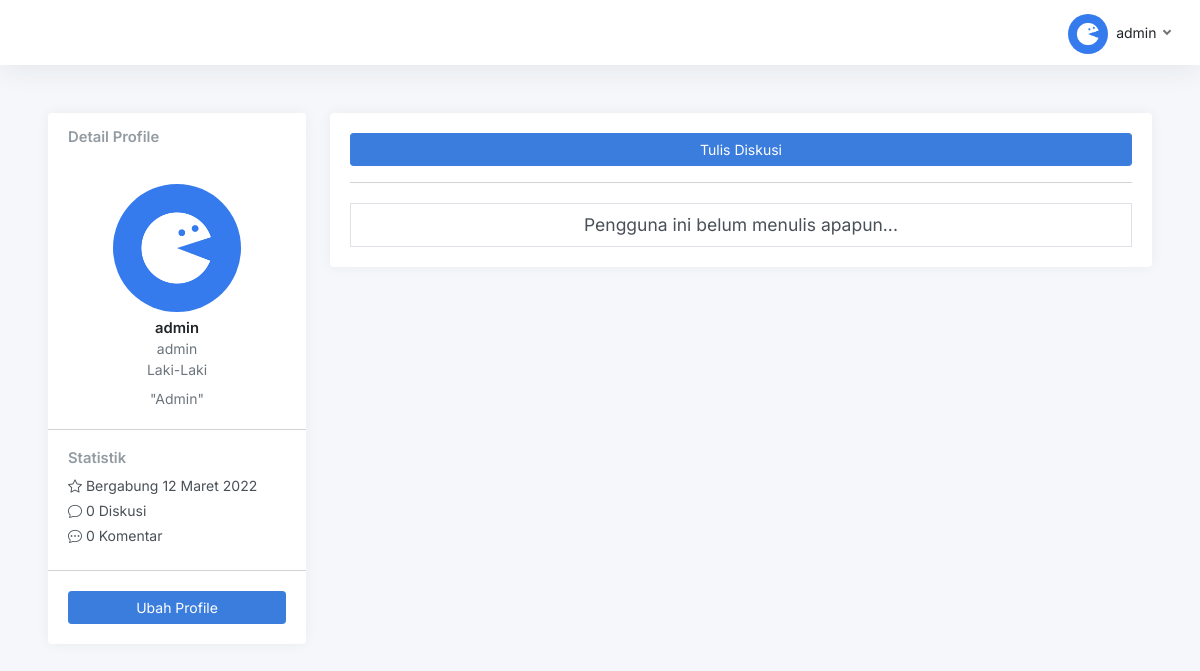
The page /admin/profile.php?id=admin (signed in) on the database its author committed.
### tables this page shows
CREATE TABLE `account` (
  `username` varchar(50) NOT NULL,
  `password` varchar(100) NOT NULL,
  `nama` varchar(100) NOT NULL,
  `gender` enum('Laki-Laki','Perempuan') DEFAULT NULL,
  `bio` varchar(250) DEFAULT NULL,
  `photo` varchar(9999) DEFAULT NULL,
  `dibuat` date DEFAULT NULL,
  `akses` enum('admin','user') NOT NULL,
  PRIMARY KEY (`username`)
);

### admin/profile.php (the view, shortened to what this page needs)
<?php
include "../config.php";
$username = $_SESSION['user_log'];
$profile = $_GET['id'];
?>
<!DOCTYPE html>
<html lang="en">
<?php
include "php/head.php";
?>
<body>
    <div class="wrapper">
        <div class="main">
            <?php
            include "php/navbar.php";
            ?>
            <main class="content">
                <div class="container-fluid p-0 mb-7">
                    <div class="row">
                        <div class="col-md-4 col-xl-3">
                            <?php
                            $profile_data = mysqli_query($conn, "SELECT username,nama,gender,bio,photo,
                            DATE_FORMAT(dibuat, '%d') AS tglgabung, DATE_FORMAT(dibuat,'%M') AS blngabung,DATE_FORMAT(dibuat,'%Y') AS thngabung
                            FROM account WHERE username = '$profile'");
                            while ($row = mysqli_fetch_array($profile_data)) {
                                $data_photo = $row['photo'];
                                if ($data_photo == NULL) {
                                    $data_photo = "default_image.png";
                                }
                                $profile_bio = $row['bio'];
                                $jumlahpost = mysqli_query($conn, "SELECT COUNT(username) AS jumlah FROM post WHERE username = '$profile' AND kategori !=1");
                                while ($jml = mysqli_fetch_array($jumlahpost)) {
                                    $post_count = $jml['jumlah'];
                                }
                                $jumlahcomment = mysqli_query($conn, "SELECT COUNT(username) AS jumlah FROM komentar WHERE username = '$profile'");
                                while ($jml = mysqli_fetch_array($jumlahcomment)) {
                                    $comment_count = $jml['jumlah'];
                                }
                                $profile_tglgabung = $row['tglgabung'];
                                $profile_blngabung = $row['blngabung'];
                                $profile_thngabung = $row['thngabung'];
                            ?>
                                <div class="card mb-3">
                                    <div class="card-header">
                                        <h5 class="card-title mb-0">Detail Profile</h5>
                                    </div>
                                    <div class="card-body text-center">
                                        <img src="img/user/<?php echo $data_photo; ?>" class="rounded-circle mb-2" height="128" />
                                        <h5 class="card-title mb-0 text-dark"><?php echo $row['username']; ?></h5>
                                        <div class="text-muted"><?php echo $row['nama']; ?></div>
                                        <div class="text-muted mb-2"><?php echo $row['gender']; ?></div>
                                        <div class="text-muted">"<?php echo $profile_bio; ?>"</div>
                                    </div>
                                    <hr class="my-0" />
                                    <div class="card-body">
                                        <h5 class="h6 card-title">Statistik</h5>
                                        <ul class="list-unstyled mb-0">
                                            <li class="mb-1"><i class="bi bi-star"></i> Bergabung <?php echo $profile_tglgabung . " " . $profile_blngabung . " " . $profile_thngabung; ?></li>
                                            <li class="mb-1"><i class="bi bi-chat"></i></i> <?php echo $post_count; ?> Diskusi</li>
                                            <li class="mb-1"><i class="bi bi-chat-dots"></i> <?php echo $comment_count; ?> Komentar</li>
                                        </ul>
                                    </div>
                                    <?php
                                    if ($username == $profile) {
                                    ?>
                                        <hr class="my-0" />
                                        <div class="card-body">
                                            <button class="btn btn-primary w-100" data-bs-toggle="modal" data-bs-target="#editModal">Ubah Profile</button><br>
                                        </div>
                                    <?php
                                    }
                                    ?>
                                </div>
                            <?php
                            }
                            ?>
                        </div>
                        <div class="col-md-8 col-xl-9">
                            <div class="card">
                                <div class="card-body h-100">
                                    <?php
                                    if ($username == $profile) {
                                    ?>
                                        <button class="btn btn-primary w-100" data-bs-toggle="modal" data-bs-target="#exampleModal">Tulis Diskusi</button><br>
                                        <hr>
                                    <?php
                                    }
                                    ?>
                                    <?php
                                    $sql_query = "SELECT post.id,post.judul,post.konten,post.username,post.kategori,
              DATE_FORMAT(waktu, '%d') AS tgl,DATE_FORMAT(waktu, '%M') AS bln,DATE_FORMAT(waktu, '%Y') AS thn,
              DATE_FORMAT(waktu, '%H:%i WIB') AS jam
              FROM post INNER JOIN kategori ON post.kategori = kategori.id
              WHERE post.kategori !='1' AND post.username = '$profile' ORDER BY post.id DESC";
                                    $post = mysqli_query($conn, $sql_query);
                                    $count = mysqli_num_rows($post);
                                    ?>
                                    <?php
                                    if ($count <= 0) {
                                    ?>
                                        <div class="d-flex align-items-start">
                                            <div class="border text-sm dark mt-1 w-100 fs-4 p-2" align="center">
                                                Pengguna ini belum menulis apapun...
                                            </div>
                                        </div>
                                    <?php
                                    }
                                    ?>
                                </div>
                            </div>
                        </div>
                    </div>
                </div>
            </main>
        </div>
    </div>
</body>
</html>

### admin/php/navbar.php (shortened to what this page needs)
<nav class="navbar navbar-expand navbar-light navbar-bg">
    <div class="navbar-collapse collapse">
        <ul class="navbar-nav navbar-align">
            <?php
            if ($_SESSION['user_log'] != NULL) {
                $login = mysqli_query($conn, "SELECT * FROM account WHERE username = '$username'");
                while ($row = mysqli_fetch_array($login)) {
                    $userimg = $row["photo"];
                    if ($userimg == NULL) {
                        $userimg = "default_image.png";
                    }
            ?>
                    <li class="nav-item dropdown">
                        <a class="nav-link dropdown-toggle d-none d-sm-inline-block" data-bs-toggle="dropdown">
                            <img src="img/user/<?php echo $userimg; ?>" class="avatar img-fluid rounded-circle  me-1" alt="<?php echo $row["username"]; ?>" /> <span class="text-dark"><?php echo $row["username"]; ?></span>
                        </a>
                    </li>
                <?php
                }
            }
            ?>
        </ul>
    </div>
</nav>

### rows shown on the page
account: username (placeholder picture), username "admin", nama "admin", gender "Laki-Laki", bio "Admin", profile_tglgabung "12", profile_blngabung "Maret", profile_thngabung "2022", post_count "0", comment_count "0"
